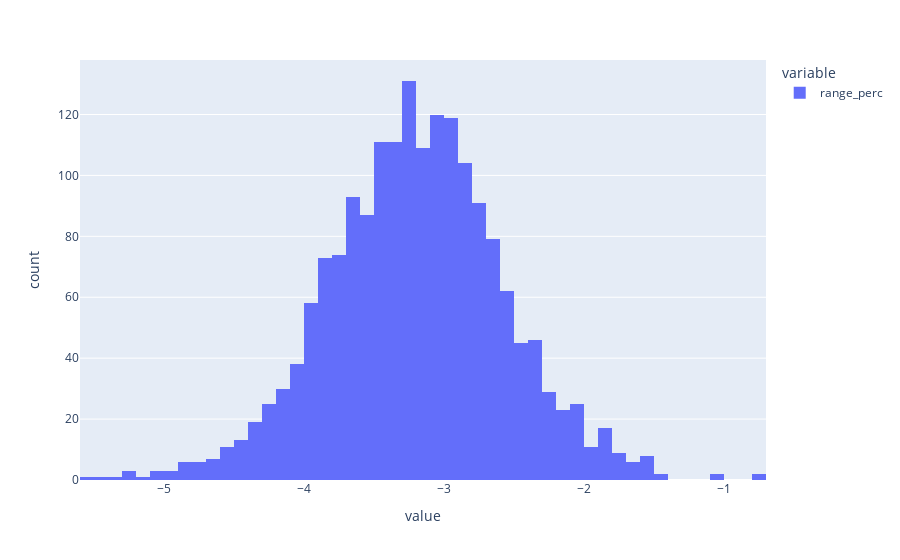

Notebook code for this chart:
### Code cell
px.histogram(np.log(df_btc_1d['range_perc']))

### Figure 1 — Plotly figure (JSON) as saved in the notebook; plotly's stock layout.template omitted (floating-point values rounded to 4 significant figures; data arrays with more than 128 entries replaced by an {"elided": "..."} marker saying what was removed)
{"data": [{"alignmentgroup": "True", "bingroup": "x", "hovertemplate": "variable=range_perc<br>value=%{x}<br>count=%{y}<extra></extra>", "legendgroup": "range_perc", "marker": {"color": "#636efa", "pattern": {"shape": ""}}, "name": "range_perc", "offsetgroup": "range_perc", "orientation": "v", "showlegend": true, "type": "histogram", "x": {"elided": "1815 float values"}, "xaxis": "x", "yaxis": "y"}], "layout": {"autosize": true, "barmode": "relative", "legend": {"title": {"text": "variable"}, "tracegroupgap": 0}, "margin": {"t": 60}, "xaxis": {"anchor": "y", "autorange": true, "domain": [0, 1], "range": [-5.6, -0.7], "title": {"text": "value"}, "type": "linear"}, "yaxis": {"anchor": "x", "autorange": true, "domain": [0, 1], "range": [0, 137.9], "title": {"text": "count"}}}}
